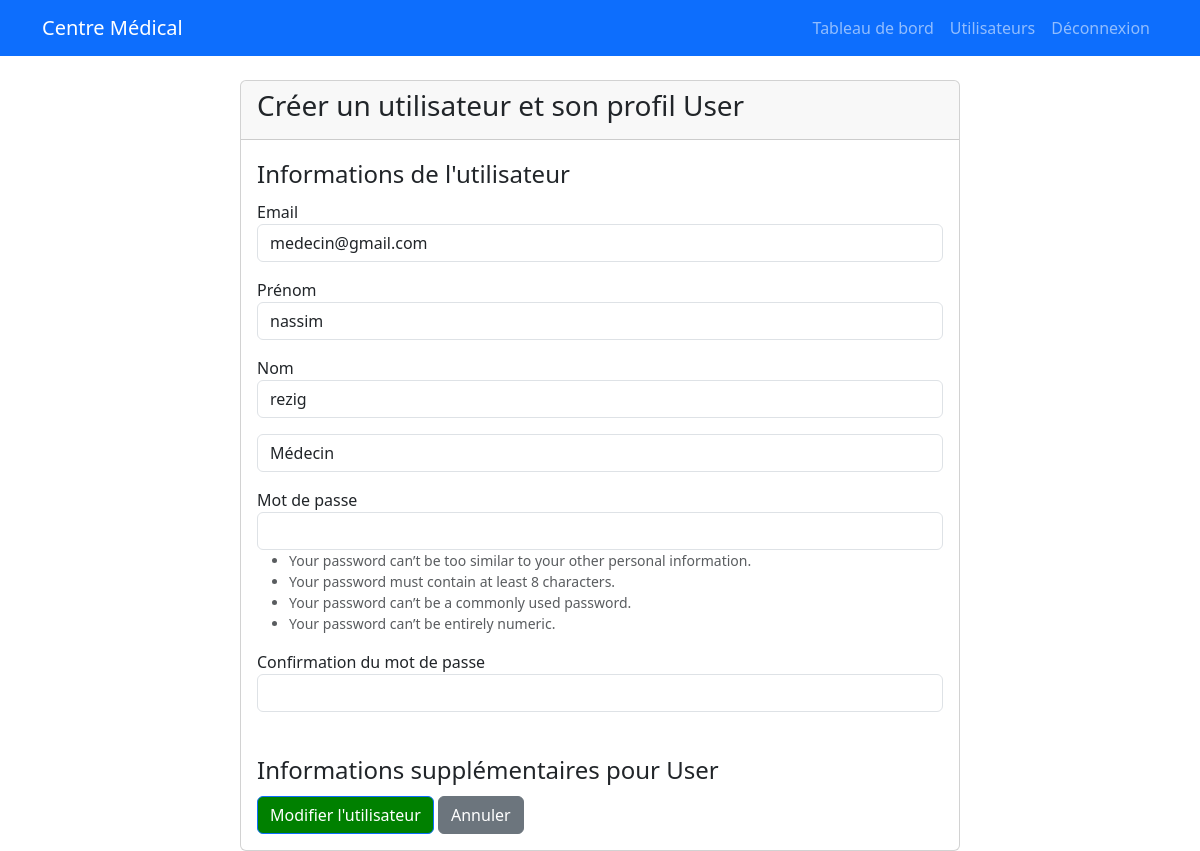
Screenshot of /accounts/user/14/edit/ (signed in) with the database file from the repository.
### accounts/models.py (models this page shows, shortened)
class User(AbstractUser):
    ROLE_CHOICES = (
        ('ADMIN', 'Administrateur'),
        ('MEDECIN', 'Médecin'),
        ('PATIENT', 'Patient'),
        ('RADIOLOGUE', 'Radiologue'),
        ('LABORANTIN', 'Laborantin'),
        ('PRATICIEN', 'Praticien de santé'),
    )
    email = models.EmailField(unique=True)
    role = models.CharField(max_length=15, choices=ROLE_CHOICES, default='PATIENT')
    created_by = models.ForeignKey('self', on_delete=models.SET_NULL, null=True, blank=True, related_name='created_users')
    USERNAME_FIELD = 'email'
    REQUIRED_FIELDS = []
    objects = UserManager()
    @property
    def is_admin(self):
        return self.role == 'ADMIN'
    @property
    def is_medecin(self):
        return self.role == 'MEDECIN'

### accounts/views.py (the view, shortened to what this page needs)
# urls.py: path('user/<int:pk>/edit/', views.UserUpdateView.as_view(), name='user_update'),
class UserUpdateView(UserPassesTestMixin, UpdateView):
        model = User
        form_class = UserCreationForm  # Remplacez par UserUpdateForm si disponible
        template_name = 'accounts/user_form.html'
        success_url = reverse_lazy('user_list')
        def test_func(self):
            return self.request.user.is_admin or self.request.user.is_medecin or self.request.user.is_praticien
        def dispatch(self, request, *args, **kwargs):
            self.profile_type = kwargs.get('profile_type', 'user')
            if self.profile_type != 'user' and self.profile_type not in PROFILE_FORMS:
                raise Http404("Type de profil non trouvé.")
            if self.profile_type != 'user':
                self.profile_form_class = PROFILE_FORMS[self.profile_type]
            return super().dispatch(request, *args, **kwargs)
        def get_context_data(self, **kwargs):
            context = super().get_context_data(**kwargs)
            context['profile_type'] = self.profile_type
            return context

### accounts/forms.py (shortened to what this page needs)
class UserCreationForm(UserCreationForm):
    email = forms.EmailField(required=True, widget=forms.EmailInput(attrs={'class': 'form-control'}))
    first_name = forms.CharField(required=True, widget=forms.TextInput(attrs={'class': 'form-control'}))
    last_name = forms.CharField(required=True, widget=forms.TextInput(attrs={'class': 'form-control'}))
    role = forms.ChoiceField(choices=User.ROLE_CHOICES, widget=forms.Select(attrs={'class': 'form-control'}))
    class Meta:
        model = User
        fields = ('email', 'first_name', 'last_name', 'role', 'password1', 'password2')
    def __init__(self, *args, **kwargs):
        self.user = kwargs.pop('user', None)
        super().__init__(*args, **kwargs)
        self.fields['password1'].widget.attrs.update({'class': 'form-control'})
        self.fields['password2'].widget.attrs.update({'class': 'form-control'})
        if self.user:
            if self.user.is_medecin or self.user.is_praticien:
                self.fields['role'].choices = [('PATIENT', 'Patient')]
            elif not self.user.is_admin:
                self.fields['role'].disabled = True

### accounts/templates/accounts/user_form.html (shortened to what this page needs)
{% extends 'base.html' %}
{% load i18n %}
{% block content %}
<div class="container mt-4">
  <div class="row justify-content-center">
    <div class="col-md-8">
      <div class="card">
        <div class="card-header">
          <h3>Créer un utilisateur et son profil {{ profile_type|capfirst }}</h3>
        </div>
        <div class="card-body">
          <form method="post">
            <fieldset class="mb-4">
              <legend>Informations de l'utilisateur</legend>
              <div class="form-group mb-3">
                <label for="{{ form.email.id_for_label }}">Email</label>
                {{ form.email }}
              </div>
              <div class="form-group mb-3">
                <label for="{{ form.first_name.id_for_label }}">Prénom</label>
                {{ form.first_name }}
              </div>
              <div class="form-group mb-3">
                <label for="{{ form.last_name.id_for_label }}">Nom</label>
                {{ form.last_name }}
              </div>
              <div class="form-group mb-3">
                {% if profile_type == "patient" %}
                    <input type="hidden" name="role" value="PATIENT">
                    <div class="form-group mb-3">
                        <label>Rôle</label>
                        <input type="text" class="form-control" value="Patient" disabled>
                    </div>
                    {% else %}
                    {{ form.role }}
                    {% endif %}
              </div>
              <div class="form-group mb-3">
                <label for="{{ form.password1.id_for_label }}">Mot de passe</label>
                {{ form.password1 }}
                <small class="form-text text-muted">{{ form.password1.help_text }}</small>
              </div>
              <div class="form-group mb-3">
                <label for="{{ form.password2.id_for_label }}">Confirmation du mot de passe</label>
                {{ form.password2 }}
              </div>
            </fieldset>
            <fieldset  id="profile-info">
              <legend>Informations supplémentaires pour {{ profile_type|capfirst }}</legend>
            </fieldset>
            {% if object %}
            <button type="submit" class="btn btn-primary" style="background-color: green; color: white;">
                Modifier l'utilisateur
            </button>
            {% else %}
            <button type="submit" class="btn btn-primary" style="background-color: green; color: white;">
                Créer l'utilisateur
            </button>
            {% endif %}
            <a href="{% url 'user_list' %}" class="btn btn-secondary">Annuler</a>
          </form>
        </div>
      </div>
    </div>
  </div>
</div>
{% endblock %}

### rows the page displays
User: email "medecin@gmail.com", first_name "nassim", last_name "rezig", role "Médecin"

### other values shown
{{ profile_type|capfirst }} "User"
